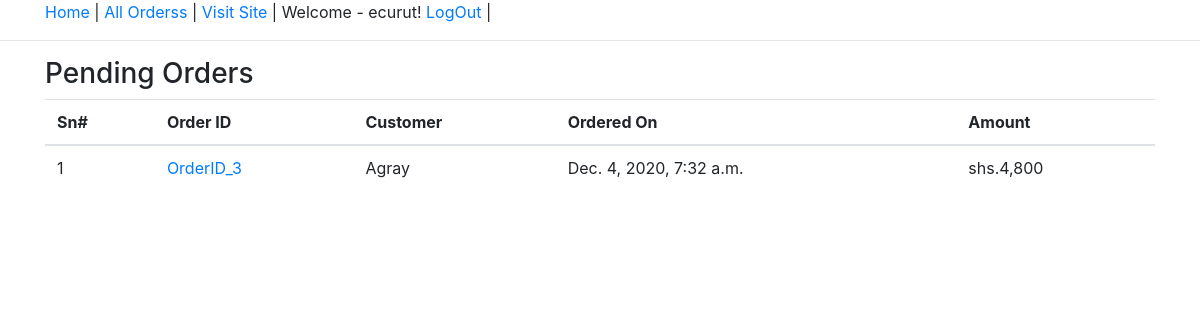
Screenshot of /admin_home/ (signed in) with the database file from the repository.
### shop/models.py (models this page shows, shortened)
class Order(models.Model):
    cart = models.OneToOneField(Cart, on_delete=models.CASCADE)
    ordered_by=models.CharField(max_length=200)
    shipping_address=models.CharField(max_length=200)
    mobile = models.CharField(max_length=15)
    email = models.EmailField(null=True, blank=True)
    subtotal = models.PositiveIntegerField()
    discount = models.PositiveIntegerField()
    total = models.PositiveIntegerField()
    order_status = models.CharField(max_length=50, choices=ORDER_STATUS)
    created_at = models.DateTimeField(auto_now_add=True)

### shop/views.py (the view)
# urls.py: path('admin_home/', AdminHomeView.as_view(), name='admin_home'),
class AdminHomeView(AdminRequiredMixin, EcomMixin,TemplateView):
    template_name="admin/admin_home.html"
    def get_context_data(self, **kwargs):
        context = super().get_context_data(**kwargs)
        context["pendingorders"] = Order.objects.filter(order_status="Order Recieved").order_by("-id")
        return context

### shop/views.py (called while the page is built)
    def dispatch(self, request, *args, **kwargs):
        cart_id = request.session.get("cart_id")
        user = request.user
        if cart_id:
            cart_obj = Cart.objects.get(id=cart_id)
            if user.is_authenticated and user.customer:
                cart_obj.customer = user.customer
                cart_obj.save()
        return super().dispatch(request, *args, **kwargs)

    def dispatch(self, request, *args, **kwargs):
        user = request.user #user currently logged in
        if user.is_authenticated and Admin.objects.filter(user=user).exists():
            pass
        else:
            return redirect("/admin_login/")
        return super().dispatch(request, *args, **kwargs)

### templates/admin/admin_home.html (shortened to what this page needs)
{% extends 'admin/admin_base.html' %}
{% load humanize %}
{% block content %}
<div class="container">
    <div class="row">
    <div class="col-md-12">
    <h3>Pending Orders</h3>
    <table class="table">
        <thead>
            <tr>
                <th>Sn#</th>
                <th>Order ID</th>
                <th>Customer</th>
                <th>Ordered On</th>
                <th>Amount</th>
            </tr>
        </thead>
        <tbody>
        {% for order in pendingorders %}
            <tr>
                <td scope="row">{{forloop.counter}}</td>
                <td><a href="{% url 'shop:admin_order_detail' order.pk %}">OrderID_{{order.id}}</a></td>
                <td>{{order.ordered_by}}</td>
                <td>{{order.created_at}}</td>
                <td>shs.{{order.total|intcomma}}</td>
            </tr>
        {% endfor %}
        </tbody>
    </table>
    </div>
    </div>
</div>
{% endblock content %}

### templates/admin/admin_base.html (shortened to what this page needs)
<html>
    <head>
        <link rel="stylesheet" href="https://cdn.jsdelivr.net/npm/bootstrap@4.5.3/dist/css/bootstrap.min.css">
        <link rel="stylesheet" href="">
    </head>
    <body>
        <div class="container">
        <a href="{% url 'shop:admin_home' %}">Home</a> |
        <a href="{% url 'shop:all_orders' %}">All Orderss</a> |
        <a href="/" target="_blank">Visit Site</a> |
        {% if request.user.admin %}
        Welcome - {{request.user.username}}!
        <a href="{% url 'shop:admin_logout' %}">LogOut</a> |
        {% else %}
        <a href="{% url 'shop:admin_login' %}">Login</a>
        {% endif %}
        </div>
        <hr/>
            {% block  content %}
            {% endblock %}
    </body>
</html>

### rows the page displays
Order: id "3", ordered_by "Agray", created_at "Dec. 4, 2020, 7:32 a.m.", total "4,800"

### other values shown
{{ request.user.username }} "ecurut"
